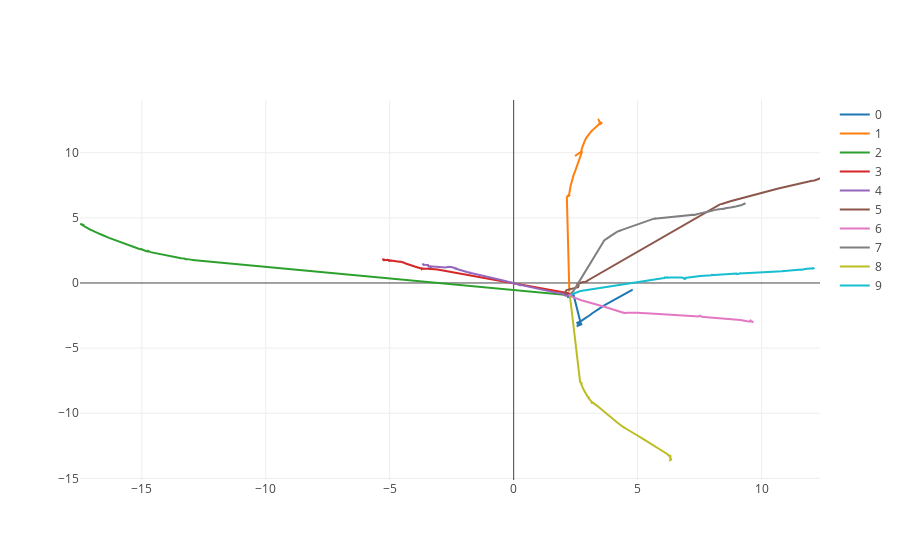

Notebook source saved alongside this figure:
### Code cell
names = [str(s) for s in np.arange(len(x_r))]
data = [go.Scatter(x=x_r[i][:, 0], y=x_r[i][:, 1], mode='lines', name=n) for i,n in enumerate(names)]
iplot(data)
